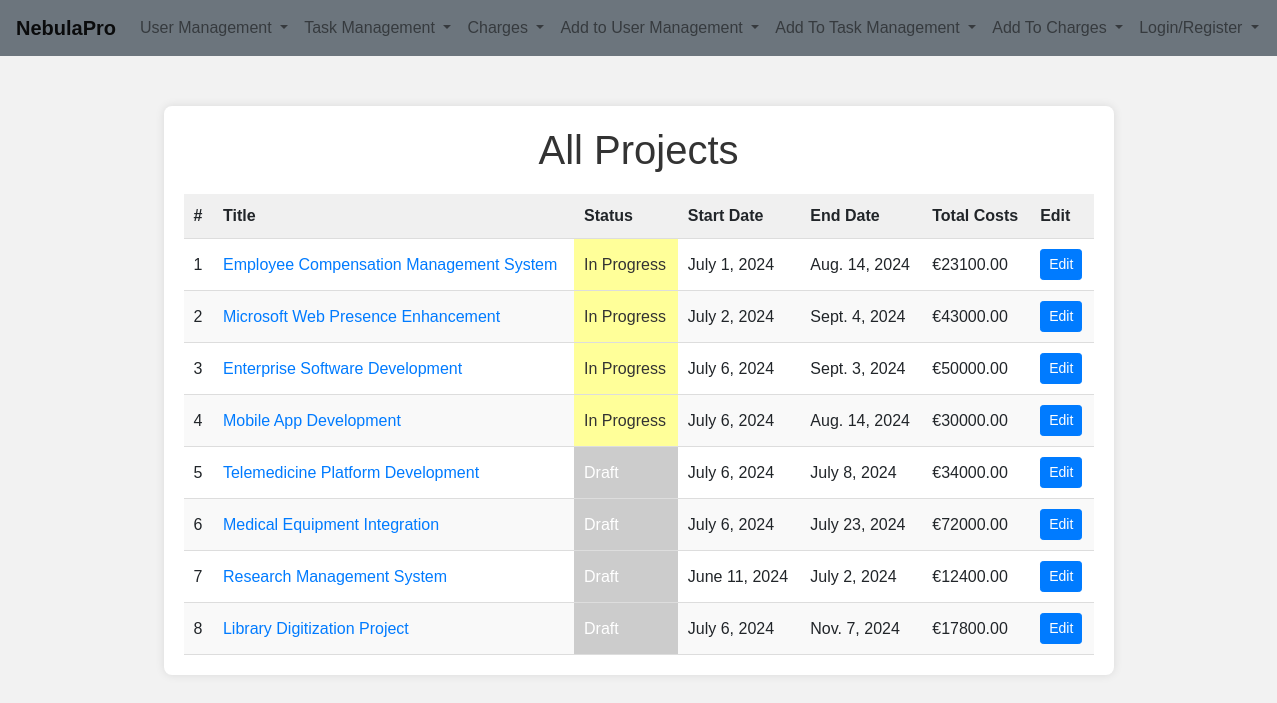
/projects/, run on the app's committed database.
### task_management/models.py (models this page shows, shortened)
class Project(models.Model):
    title = models.CharField(max_length=225)
    active = models.BooleanField(default= False)
    client = models.ForeignKey(Client, null = False, on_delete=models.CASCADE)
    status = models.CharField(max_length=225, choices=PROJECT_STATUS_CHOICES, default = 'draft')
    created_date = models.DateTimeField(auto_now_add=True)
    start_date = models.DateField()
    end_date = models.DateField()
    total_costs = models.DecimalField(max_digits=10, decimal_places=2)

### task_management/views.py (the view)
# urls.py: path('projects/', ProjectsListView.as_view(), name='projects-list'),
class ProjectsListView(ListView):
    model = Project
    template_name = 'lists/project_list.html'
    context_object_name = 'allprojects'

### task_management/templates/lists/project_list.html (shortened to what this page needs)
{% extends 'base.html' %}
{% load static %}
{% block extra_css %}
<link rel="stylesheet" href="{% static 'css/task_management/all_projects_list.css' %}">
{% endblock %}
{% block content %}
    <div class="container">
        <h1 class="project-header">All Projects</h1>
        <div class="table-container">
            <table class="project-table">
                <thead>
                    <tr>
                        <th>#</th>
                        <th>Title</th>
                        <th>Status</th>
                        <th>Start Date</th>
                        <th>End Date</th>
                        <th>Total Costs</th>
                        <th>Edit</th>
                    </tr>
                </thead>
                <tbody>
                    {% for project in allprojects %}
                    <tr class="{% cycle 'table-striped-row-grey' 'table-striped-row-white' %}">
                        <td>{{ forloop.counter }}</td>
                        <td>
                            <a href="{% url 'project_tasks' project.id %}">
                                {{ project.title }}
                            </a>
                        </td>
                        <td class="{% if project.status == 'draft' %}status-draft{% elif project.status == 'in_progress' %}status-in-progress{% elif project.status == 'done' %}status-done{% endif %}">
                            {{ project.get_status_display|title }}
                        </td>
                        <td>{{ project.start_date }}</td>
                        <td>{{ project.end_date }}</td>
                        <td>€{{ project.total_costs }}</td>
                        <td><a href="{% url 'edit_project' project.id %}" class="btn btn-primary btn-sm">Edit</a></td>
                    </tr>
                    {% empty %}
                    <tr>
                        <td colspan="7" class="text-center">No projects found.</td>
                    </tr>
                    {% endfor %}
                </tbody>
            </table>
        </div>
    </div>
{% endblock %}

### static/css/task_management/all_projects_list.css (style rules this page uses)
body { font-family: Arial, sans-serif; background-color: #f2f2f2; margin: 0; padding: 0; }
.container { max-width: 950px; margin: 20px auto; padding: 20px; background-color: #fff; border-radius: 8px; box-shadow: 0 0 10px rgba(0, 0, 0, 0.1); }
.project-header { text-align: center; color: #333; margin-bottom: 20px; }
.table-container { overflow-x: auto; }
.project-table { width: 100%; border-collapse: collapse; background-color: #fff; box-shadow: 0 0 10px rgba(0, 0, 0, 0.1); }
.project-table th, .project-table td { padding: 10px; text-align: left; border-bottom: 1px solid #ddd; }
.project-table th { background-color: #f0f0f0; }
.project-table tbody tr:nth-child(even) { background-color: #f9f9f9; }
.status-draft { background-color: #CCCCCC; color: #ffffff; }
.status-in-progress { background-color: #FFFF99; color: #333; }

### data on the page
Project: title "Employee Compensation Management System", status "In Progress", start_date "July 1, 2024", end_date "Aug. 14, 2024", total_costs "23100.00"
Project: title "Microsoft Web Presence Enhancement", status "In Progress", start_date "July 2, 2024", end_date "Sept. 4, 2024", total_costs "43000.00"
Project: title "Enterprise Software Development", status "In Progress", start_date "July 6, 2024", end_date "Sept. 3, 2024", total_costs "50000.00"
Project: title "Mobile App Development", status "In Progress", start_date "July 6, 2024", end_date "Aug. 14, 2024", total_costs "30000.00"
Project: title "Telemedicine Platform Development", status "Draft", start_date "July 6, 2024", end_date "July 8, 2024", total_costs "34000.00"
Project: title "Medical Equipment Integration", status "Draft", start_date "July 6, 2024", end_date "July 23, 2024", total_costs "72000.00"
Project: title "Research Management System", status "Draft", start_date "June 11, 2024", end_date "July 2, 2024", total_costs "12400.00"
Project: title "Library Digitization Project", status "Draft", start_date "July 6, 2024", end_date "Nov. 7, 2024", total_costs "17800.00"
